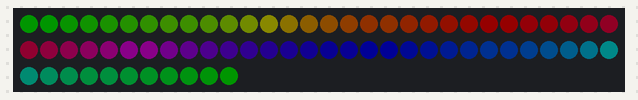
Recording of a sketch running on a simulated Arduino Uno, built with avr-gcc and run on an emulated ATmega328P. Parts: 71 RGB LEDs in strip order, left to right, continuing on the next row. Dim RGB values are drawn brighter than linear.

Above: at 0.16 s.
At 10.64 s:
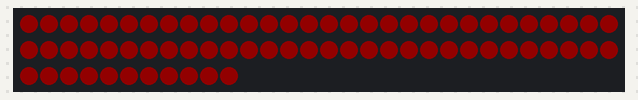
At 17.05 s:
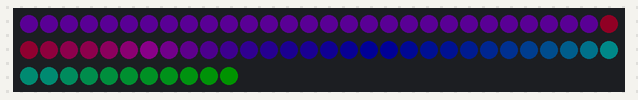
At 20.19 s:
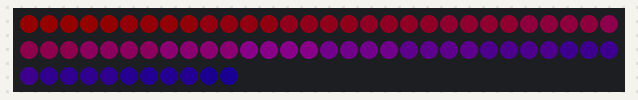
At 23.55 s:
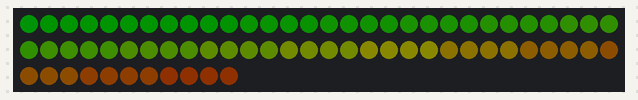
At 34.16 s:
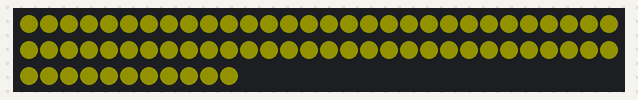

The sketch:

nola_v1_lights.ino
```cpp
// Import library
#include <Adafruit_NeoPixel.h>

#define PIN 6

//Configuration
uint8_t Brightness = 20;
uint8_t Pixels = 71;
uint8_t SingleColorCycleSpeed = 30;
uint8_t RainbowColorCycleSpeed = 15;

// Parameter 1 = number of pixels in strip
// Parameter 2 = pin number (most are valid)
// Parameter 3 = pixel type flags, add together as needed:
//   NEO_KHZ800  800 KHz bitstream (most NeoPixel products w/WS2812 LEDs)
//   NEO_KHZ400  400 KHz (classic 'v1' (not v2) FLORA pixels, WS2811 drivers)
//   NEO_GRB     Pixels are wired for GRB bitstream (most NeoPixel products)
//   NEO_RGB     Pixels are wired for RGB bitstream (v1 FLORA pixels, not v2)
Adafruit_NeoPixel strip = Adafruit_NeoPixel(Pixels, PIN, NEO_GRB + NEO_KHZ800);

void setup() {
  strip.begin();
  strip.setBrightness(Brightness);
  strip.show(); // Initialize all pixels to 'off'
}

void loop() {
  // Some example procedures showing how to display to the pixels:
  // From August 10th, 2017
  rainbowCycle(RainbowColorCycleSpeed);
  flash(10,10,15,255,0,0); //flash red
  rainbowCycle(RainbowColorCycleSpeed);
  colorWipe(strip.Color(153, 0, 255), SingleColorCycleSpeed); // scroll Purple
  rainbow(RainbowColorCycleSpeed);
  rainbowCycle(RainbowColorCycleSpeed);
  flash(10,10,15,255,255,0); //flash yellow
  rainbowCycle(RainbowColorCycleSpeed);
  colorWipe(strip.Color(255, 0, 255), SingleColorCycleSpeed); // scroll Pink
  rainbowCycle(RainbowColorCycleSpeed);
  flash(10,10,15,255,0,153); //flash orange
}

void flash(uint8_t speed, uint8_t cycles, uint8_t wait, uint8_t r, uint8_t g, uint8_t b) {
  uint16_t i,j,k;
  for(k=0; k<cycles; k++) {
    for(j=0; j<(256/speed); j++) {
      for(i=0; i<strip.numPixels(); i++) {
        strip.setPixelColor(i, strip.Color((j*speed % 255) * r/255, (j*speed % 255) * g/255, (j*speed % 255) * b/255));
      }
      delay(wait);
      strip.show();
    }
  }
}

// Fill the dots one after the other with a color
void colorWipe(uint32_t c, uint8_t wait) {
  for(uint16_t i=0; i<strip.numPixels(); i++) {
      strip.setPixelColor(i, c);
      strip.show();
      delay(wait);
  }
}

void rainbow(uint8_t wait) {
  uint16_t i, j;

  for(j=0; j<256; j++) {
    for(i=0; i<strip.numPixels(); i++) {
      strip.setPixelColor(i, Wheel((i+j) & 255));
    }
    strip.show();
    delay(wait);
  }
}

// Slightly different, this makes the rainbow equally distributed throughout
void rainbowCycle(uint8_t wait) {
  uint16_t i, j;

  for(j=0; j<256; j++) {
    for(i=0; i< strip.numPixels(); i++) {
      strip.setPixelColor(i, Wheel(((i * 256 / strip.numPixels()) + j) & 255));
    }
    strip.show();
    delay(wait);
  }
}

// Input a value 0 to 255 to get a color value.
// The colours are a transition r - g - b - back to r.
uint32_t Wheel(byte WheelPos) {
  if(WheelPos < 85) {
   return strip.Color(WheelPos * 3, 255 - WheelPos * 3, 0);
  } else if(WheelPos < 170) {
   WheelPos -= 85;
   return strip.Color(255 - WheelPos * 3, 0, WheelPos * 3);
  } else {
   WheelPos -= 170;
   return strip.Color(0, WheelPos * 3, 255 - WheelPos * 3);
  }
}
```
